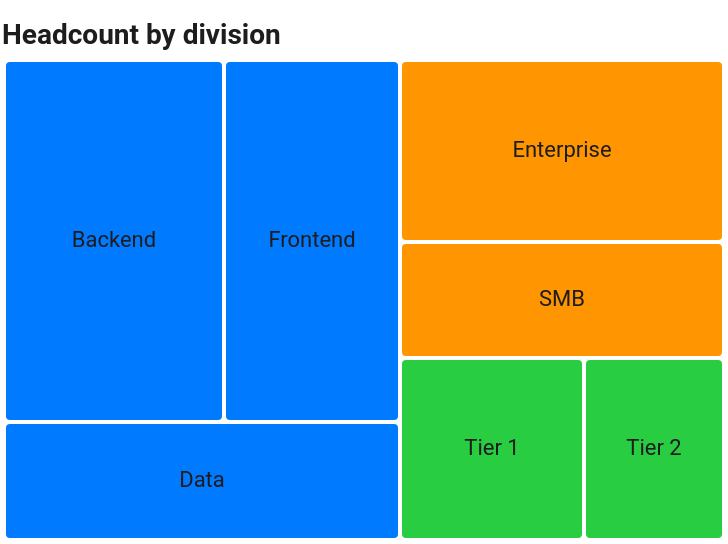

Specify this chart in Vega-Lite:
### Vega specification from a JSON file in a GitHub repository (floating-point values rounded to 4 significant figures)
{"$schema": "https://vega.github.io/schema/vega/v5.json", "width": 360, "height": 240, "padding": {"top": 30, "left": 2, "right": 2, "bottom": 2}, "autosize": "none", "background": "#FFFFFF", "config": {"text": {"font": "Roboto"}}, "data": [{"name": "tree", "values": [{"id": 1, "name": "root"}, {"id": 2, "parent": 1, "name": "Engineering", "size": 0}, {"id": 3, "parent": 1, "name": "Sales", "size": 0}, {"id": 4, "parent": 1, "name": "Support", "size": 0}, {"id": 5, "parent": 2, "name": "Backend", "size": 38}, {"id": 6, "parent": 2, "name": "Frontend", "size": 30}, {"id": 7, "parent": 2, "name": "Data", "size": 22}, {"id": 8, "parent": 3, "name": "Enterprise", "size": 28}, {"id": 9, "parent": 3, "name": "SMB", "size": 18}, {"id": 10, "parent": 4, "name": "Tier 1", "size": 16}, {"id": 11, "parent": 4, "name": "Tier 2", "size": 12}], "transform": [{"type": "stratify", "key": "id", "parentKey": "parent"}, {"type": "treemap", "field": "size", "round": true, "method": "squarify", "ratio": 1.6, "size": [{"signal": "width"}, {"signal": "height"}]}]}, {"name": "nodes", "source": "tree", "transform": [{"type": "filter", "expr": "datum.children"}]}, {"name": "leaves", "source": "tree", "transform": [{"type": "filter", "expr": "!datum.children"}]}], "scales": [{"name": "color", "type": "ordinal", "domain": ["Engineering", "Sales", "Support"], "range": ["#007AFF", "#FF9500", "#28CD41"]}], "marks": [{"type": "rect", "from": {"data": "nodes"}, "encode": {"enter": {"fill": {"scale": "color", "field": "name"}, "stroke": {"value": "#FFFFFF"}, "cornerRadius": {"value": 3}}, "update": {"x": {"field": "x0"}, "y": {"field": "y0"}, "x2": {"field": "x1"}, "y2": {"field": "y1"}}}}, {"type": "rect", "from": {"data": "leaves"}, "encode": {"enter": {"fill": {"scale": "color", "field": "parent.name"}, "fillOpacity": {"value": 0.55}, "stroke": {"value": "#FFFFFF"}, "strokeWidth": {"value": 2}, "cornerRadius": {"value": 3}}, "update": {"x": {"field": "x0"}, "y": {"field": "y0"}, "x2": {"field": "x1"}, "y2": {"field": "y1"}}}}, {"type": "text", "from": {"data": "leaves"}, "encode": {"enter": {"font": {"value": "Roboto"}, "fill": {"value": "#1D1D1F"}, "fontSize": {"value": 11}, "align": {"value": "center"}, "baseline": {"value": "middle"}, "text": {"field": "name"}}, "update": {"x": {"signal": "0.5*(datum.x0+datum.x1)"}, "y": {"signal": "0.5*(datum.y0+datum.y1)"}}}}], "title": {"text": "Headcount by division", "anchor": "start", "font": "Roboto", "fontSize": 14, "color": "#1D1D1F", "offset": 4}}
